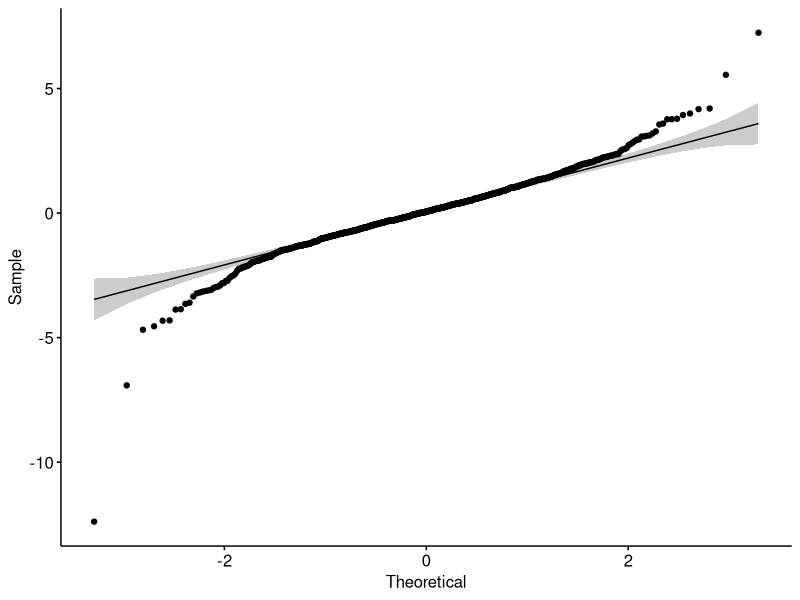
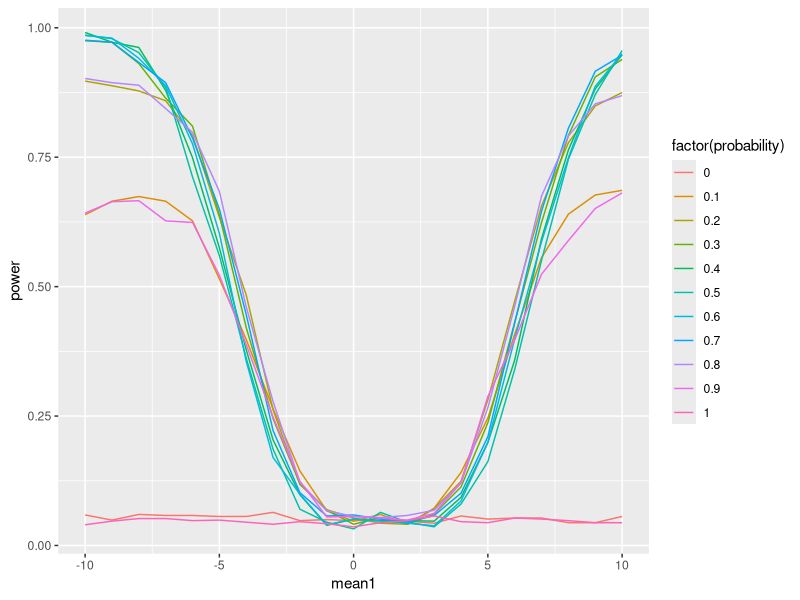
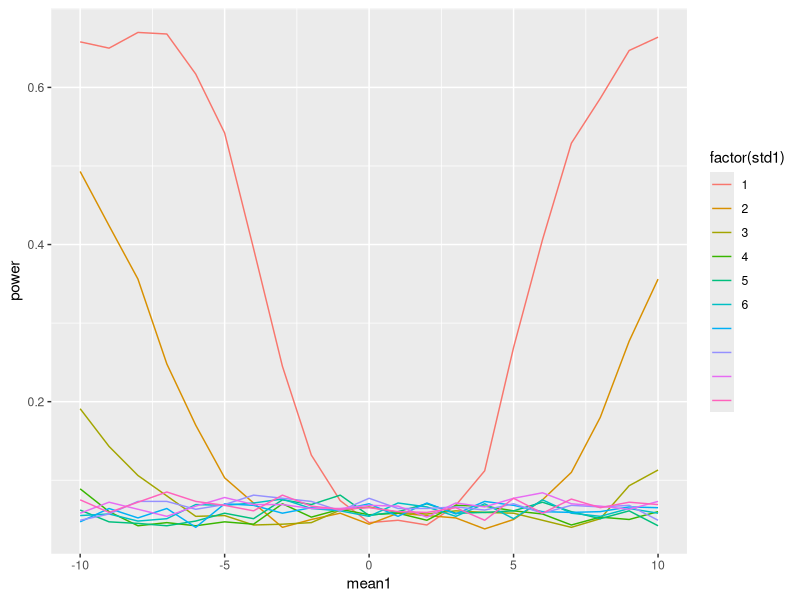

Here is the R script that generated these plots, in order: (Note: a time limit stopped this script after it produced the figures.)
## ---- chunk 1
knitr::opts_chunk$set(echo = TRUE)
## ---- chunk 2
library(ggplot2)
library(dplyr)
rmix <- function(n, family_1, par_1, family_2, par_2, p){
  eval(parse(text = paste0("rozkladzik1 <- r", family_1)))
  eval(parse(text = paste0("rozkladzik2 <- r", family_2)))
  
  index <- sample(c(1,2), n, prob = c(p, 1-p),replace = T)
  
  sample_mix <- c()
  for(i in c(1:n)){
    if(index[i] == 1){
      if(length(par_1) == 2){
      sample_mix[i] <- rozkladzik1(1, par_1[1], par_1[2])
      }
      else if(length(par_1) == 1){
        sample_mix[i] <- rozkladzik1(1, par_1)
      }
    }
    else if(index[i] == 2){
      if(length(par_2) == 2){
        sample_mix[i] <- rozkladzik2(1, par_2[1], par_2[2])
      }
      else if(length(par_2) == 1){
        sample_mix[i] <- rozkladzik2(1, par_2)
      }
    }
  }
  return(sample_mix)
}
## ---- chunk 3
library(ggpubr)
## ---- chunk 4
ggqqplot(rt(1000, 5))
## ---- chunk 5
#================================================================
#ZMIENNE: MEAN1, PROBABILITY (Shapiro)
#================================================================
alpha = 0.05
N = 1000
sample_l = 10
means1 = seq(-10,10, by = 1)
stds1 = 1
means2 = 1
stds2 = 1
prob = seq(0,1,by=0.1)
## ---- chunk 6
#================================================================
#ZMIENNE: MEAN1, STDS1 (Shapiro)
#================================================================
alpha = 0.05
N = 1000
sample_l = 10#c(10,20,30,50,100,200,300,400,500)
means1 = seq(-10, 10, by = 1)
stds1 = seq(1, 10, by = 1)
means2 = 1
stds2 = 1
prob = 0.9
## ---- chunk 7
#================================================================
#ZMIENNE: LENGTH, MEAN1 (Shapiro)
#================================================================
alpha = 0.05
N = 1000
sample_l = c(5,10,15,20,25,30,40,50,60)
means1 = seq(0,10,by=1)
stds1 = 1
means2 = 1
stds2 = 1
prob = 0.7
## ---- chunk 8
#================================================================
#ZMIENNE: LENGTH, PROBABILITY (Shapiro)
#================================================================
alpha = 0.05
N = 1000
sample_l = c(10,20,30,50,100,200,300,400,500)
means1 = 1
stds1 = 1
means2 = 1
stds2 = 1
prob = seq(0,1,by=0.1)
## ---- chunk 9
#================================================================
#ZMIENNE: LENGTH, PROBABILITY (Kołmogorow-Smirnow)
#================================================================
alpha = 0.05
N = 1000
sample_l = seq(1,51,by=5)
means1 = 0
stds1 = 1
means2 = 1
stds2 = 0
prob = seq(0,1,by=0.1)
## ---- chunk 10
#================================================================
#ZMIENNE: LENGTH, MEAN1 (Kołmogorow_Smirnow)
#================================================================
alpha = 0.05
N = 1000
sample_l = seq(1,21,by=2)
means1 = seq(0,2,by=0.2)
stds1 = 0
means2 = 0
stds2 = 1
prob = 0.7
## ---- chunk 11
#================================================================
#ZMIENNE: MEAN1, STDS1 (Kołmogorow-Smirnow)
#================================================================
alpha = 0.05
N = 1000
sample_l = 10#c(10,20,30,50,100,200,300,400,500)
means1 = seq(0, 4, by = 0.2)
stds1 = seq(0, 10, by = 1)
means2 = 0
stds2 = 0
prob = 0.7
## ---- chunk 12
#================================================================
#ZMIENNE: MEAN1, PROBABILITY (Kołmogorow-Smirnow)
#================================================================
alpha = 0.05
N = 1000
sample_l = 10#c(10,20,30,50,100,200,300,400,500)
means1 = seq(0,4, by = 0.2)
stds1 = 0
means2 = 0
stds2 = 0
prob = seq(0,1,by=0.1)
## ---- chunk 13
library(dplyr)
library(tidyr)
library(ggplot2)
library(tseries)
## ---- chunk 14
alpha = 0.05
N = 1000
sample_l = 10#c(10,20,30,50,100,200,300,400,500)
means1 = seq(-10,10, by = 1)
stds1 = 1
means2 = 1
stds2 = 1
prob = seq(0,1,by=0.1)

params = expand.grid(sample_l, means1, stds1, means2, stds2, prob)
#str(params)
names(params) = c("length", "mean1", "std1", "mean2", "std2", "probability")
## ---- chunk 15
glimpse(params)
## ---- chunk 16
set.seed(100)
now <- Sys.time()
powers <- sapply(1:nrow(params), function(p){
  l <- params[p, 1]
  par_1 <- c(params[p, 2],params[p, 3])
  par_2 <- c(params[p, 4], params[p, 5])
  p <- params[p,6]
  p_sim <-sapply(rep(l, N), function(x){
    my_sample <- rmix(l,"norm", par_1, "norm", par_2, p)
    shapiro.test(my_sample)$p.value
  })
  mean(p_sim < alpha)
})
Sys.time() - now
## ---- chunk 17
power_df <- bind_cols(params, power = powers)
## ---- chunk 18
power_df %>% ggplot(aes(x = mean1, 
                        y = power,
                        col = factor(probability))) +
  geom_line()
## ---- chunk 19
alpha = 0.05
N = 1000
sample_l = 10#c(10,20,30,50,100,200,300,400,500)
means1 = seq(-10, 10, by = 1)
stds1 = seq(1, 10, by = 1)
means2 = 1
stds2 = 1
prob = 0.9

params = expand.grid(sample_l, means1, stds1, means2, stds2, prob)
#str(params)
names(params) = c("length", "mean1", "std1", "mean2", "std2", "probability")
#head(params)
#View(params)
## ---- chunk 20
glimpse(params)
## ---- chunk 21
set.seed(100)
now <- Sys.time()
powers <- sapply(1:nrow(params), function(p){
  l <- params[p, 1]
  par_1 <- c(params[p, 2],params[p, 3])
  par_2 <- c(params[p, 4], params[p, 5])
  p <- params[p,6]
  p_sim <-sapply(rep(l, N), function(x){
    my_sample <- rmix(l,"norm", par_1, "norm", par_2, p)
    shapiro.test(my_sample)$p.value
  })
  mean(p_sim < alpha)
})
Sys.time() - now
## ---- chunk 22
power_df <- bind_cols(params, power = powers)
## ---- chunk 23
power_df %>% ggplot(aes(x = mean1, 
                        y = power,
                        col = factor(std1))) +
  geom_line()
## ---- chunk 24
alpha = 0.05
N = 1000
sample_l = c(5,10,15,20,25,30,40,50,60)
means1 = seq(0,10,by=1)
stds1 = 1
means2 = 1
stds2 = 1
prob = 0.7

params = expand.grid(sample_l, means1, stds1, means2, stds2, prob)
#str(params)
names(params) = c("length", "mean1", "std1", "mean2", "std2", "probability")
#head(params)
#View(params)
## ---- chunk 25
glimpse(params)
## ---- chunk 26
set.seed(100)
now <- Sys.time()
powers <- sapply(1:nrow(params), function(p){
  l <- params[p, 1]
  par_1 <- c(params[p, 2],params[p, 3])
  par_2 <- c(params[p, 4], params[p, 5])
  p <- params[p,6]
  p_sim <-sapply(rep(l, N), function(x){
    my_sample <- rmix(l,"norm", par_1, "norm", par_2, p)
    shapiro.test(my_sample)$p.value
  })
  mean(p_sim < alpha)
})
Sys.time() - now
## ---- chunk 27
power_df <- bind_cols(params, power = powers)
## ---- chunk 28
power_df %>% ggplot(aes(x = length, 
                        y = power,
                        col = factor(mean1))) +
  geom_line()
## ---- chunk 29
alpha = 0.05
N = 1000
sample_l = c(10,20,30,50,100,200,300,400,500)
means1 = 1
stds1 = 1
means2 = 1
stds2 = 1
prob = seq(0,1,by=0.1)

params = expand.grid(sample_l, means1, stds1, means2, stds2, prob)
#str(params)
names(params) = c("length", "mean1", "std1", "mean2", "std2", "probability")
#head(params)
#View(params)
## ---- chunk 30
glimpse(params)
## ---- chunk 31
set.seed(100)
now <- Sys.time()
powers <- sapply(1:nrow(params), function(p){
  l <- params[p, 1]
  par_1 <- c(params[p, 2],params[p, 3])
  par_2 <- c(params[p, 4], params[p, 5])
  p <- params[p,6]
  p_sim <-sapply(rep(l, N), function(x){
    my_sample <- rmix(l,"norm", par_1, "norm", par_2, p)
    shapiro.test(my_sample)$p.value
  })
  mean(p_sim < alpha)
})
Sys.time() - now
## ---- chunk 32
power_df <- bind_cols(params, power = powers)
## ---- chunk 33
power_df %>% ggplot(aes(x = length, 
                        y = power,
                        col = factor(probability))) +
  geom_line()
## ---- chunk 34
alpha = 0.05
N = 1000
sample_l = seq(1,51,by=5)
means1 = 0
stds1 = 1
means2 = 1
stds2 = 0
prob = seq(0,1,by=0.1)

params = expand.grid(sample_l, means1, stds1, means2, stds2, prob)
#str(params)
names(params) = c("length", "mean1", "std1", "mean2", "std2", "probability")
#head(params)
#View(params)
## ---- chunk 35
glimpse(params)
## ---- chunk 36
set.seed(100)
now <- Sys.time()
powers <- sapply(1:nrow(params), function(p){
  l <- params[p, 1]
  par_1 <- c(params[p, 2],params[p, 3])
  par_2 <- c(params[p, 4], params[p, 5])
  p <- params[p,6]
  p_sim <-sapply(rep(l, N), function(x){
    my_sample <- rmix(l,"norm", par_1, "norm", par_2, p)
    ks.test(my_sample, "pnorm")$p.value
  })
  mean(p_sim < alpha)
})
Sys.time() - now
## ---- chunk 37
power_df <- bind_cols(params, power = powers)
## ---- chunk 38
power_df %>% ggplot(aes(x = length, 
                        y = power,
                        col = factor(probability))) +
  geom_line()
## ---- chunk 39
alpha = 0.05
N = 1000
sample_l = seq(1,21,by=2)
means1 = seq(0,2,by=0.2)
stds1 = 0
means2 = 0
stds2 = 1
prob = 0.7

params = expand.grid(sample_l, means1, stds1, means2, stds2, prob)
#str(params)
names(params) = c("length", "mean1", "std1", "mean2", "std2", "probability")
#head(params)
#View(params)
## ---- chunk 40
glimpse(params)
## ---- chunk 41
set.seed(100)
now <- Sys.time()
powers <- sapply(1:nrow(params), function(p){
  l <- params[p, 1]
  par_1 <- c(params[p, 2],params[p, 3])
  par_2 <- c(params[p, 4], params[p, 5])
  p <- params[p,6]
  p_sim <-sapply(rep(l, N), function(x){
    my_sample <- rmix(l,"norm", par_1, "norm", par_2, p)
    ks.test(my_sample, "pnorm")$p.value
  })
  mean(p_sim < alpha)
})
Sys.time() - now
## ---- chunk 42
power_df <- bind_cols(params, power = powers)
## ---- chunk 43
power_df %>% ggplot(aes(x = length, 
                        y = power,
                        col = factor(mean1))) +
  geom_line()
## ---- chunk 44
#Pojawiły się problemy przy kompilacji, więc wrzucam zdjęcie z wykonania skryptu
alpha = 0.05
N = 100
sample_l = 10#c(10,20,30,50,100,200,300,400,500)
means1 = seq(0, 4, by = 0.2)
stds1 = seq(0, 10, by = 1)
means2 = 0
stds2 = 0
prob = 0.7

params = expand.grid(sample_l, means1, stds1, means2, stds2, prob)
#str(params)
names(params) = c("length", "mean1", "std1", "mean2", "std2", "probability")
#head(params)
#View(params)
## ---- chunk 45
#glimpse(params)
## ---- chunk 46
#set.seed(100)
#now <- Sys.time()
#powers <- sapply(1:nrow(params), function(p){
#  l <- params[p, 1]
#  par_1 <- c(params[p, 2],params[p, 3])
#  par_2 <- c(params[p, 4], params[p, 5])
#  p <- params[p,6]
#  p_sim <-sapply(rep(l, N), function(x){
#    my_sample <- rmix(l,"norm", par_1, "norm", par_2, p)
#    ks.test(my_sample, "pnorm")$p.value
#  })
#  mean(p_sim < alpha)
#})
#Sys.time() - now
## ---- chunk 47
#power_df <- bind_cols(params, power = powers)
## ---- chunk 48
#power_df %>% ggplot(aes(x = mean1, 
#                        y = power,
#                        col = factor(std1))) +
#  geom_line()
## ---- chunk 49
alpha = 0.05
N = 1000
sample_l = 10#c(10,20,30,50,100,200,300,400,500)
means1 = seq(0,4, by = 0.2)
stds1 = 0
means2 = 0
stds2 = 0
prob = seq(0,1,by=0.1)

params = expand.grid(sample_l, means1, stds1, means2, stds2, prob)
#str(params)
names(params) = c("length", "mean1", "std1", "mean2", "std2", "probability")
#head(params)
#View(params)
## ---- chunk 50
glimpse(params)
## ---- chunk 51
#Analogiczna sytuacja
#set.seed(100)
#now <- Sys.time()
#powers <- sapply(1:nrow(params), function(p){
#  l <- params[p, 1]
#  par_1 <- c(params[p, 2],params[p, 3])
#  par_2 <- c(params[p, 4], params[p, 5])
#  p <- params[p,6]
#  p_sim <-sapply(rep(l, N), function(x){
#    my_sample <- rmix(l,"norm", par_1, "norm", par_2, p)
#    ks.test(my_sample,"pnorm")$p.value
#  })
#  mean(p_sim < alpha)
#})
#Sys.time() - now
## ---- chunk 52
#power_df <- bind_cols(params, power = powers)
## ---- chunk 53
#power_df %>% ggplot(aes(x = mean1, 
#                        y = power,
#                        col = factor(probability))) +
#  geom_line()
